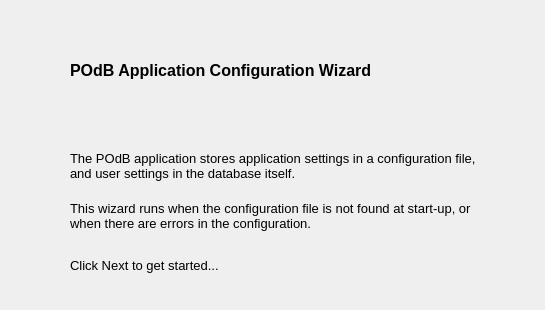
<?xml version="1.0" encoding="UTF-8"?>
<ui version="4.0">
 <class>WizardPage</class>
 <widget class="QWizardPage" name="WizardPage">
  <property name="geometry">
   <rect>
    <x>0</x>
    <y>0</y>
    <width>545</width>
    <height>310</height>
   </rect>
  </property>
  <property name="windowTitle">
   <string>WizardPage</string>
  </property>
  <attribute name="pageId">
   <string notr="true">1</string>
  </attribute>
  <widget class="QLabel" name="paragraph3Label">
   <property name="geometry">
    <rect>
     <x>70</x>
     <y>240</y>
     <width>411</width>
     <height>51</height>
    </rect>
   </property>
   <property name="font">
    <font>
     <pointsize>10</pointsize>
    </font>
   </property>
   <property name="text">
    <string>Click Next to get started...</string>
   </property>
   <property name="wordWrap">
    <bool>true</bool>
   </property>
  </widget>
  <widget class="QLabel" name="paragraph2Label">
   <property name="geometry">
    <rect>
     <x>70</x>
     <y>190</y>
     <width>411</width>
     <height>51</height>
    </rect>
   </property>
   <property name="font">
    <font>
     <pointsize>10</pointsize>
    </font>
   </property>
   <property name="text">
    <string>This wizard runs when the configuration file is not found at start-up, or when there are errors in the configuration.</string>
   </property>
   <property name="wordWrap">
    <bool>true</bool>
   </property>
  </widget>
  <widget class="QLabel" name="paragraph1Label">
   <property name="geometry">
    <rect>
     <x>70</x>
     <y>140</y>
     <width>411</width>
     <height>51</height>
    </rect>
   </property>
   <property name="font">
    <font>
     <pointsize>10</pointsize>
    </font>
   </property>
   <property name="text">
    <string>The POdB application stores application settings in a configuration file, and user settings in the database itself.</string>
   </property>
   <property name="wordWrap">
    <bool>true</bool>
   </property>
  </widget>
  <widget class="QLabel" name="label">
   <property name="geometry">
    <rect>
     <x>70</x>
     <y>50</y>
     <width>411</width>
     <height>41</height>
    </rect>
   </property>
   <property name="font">
    <font>
     <pointsize>12</pointsize>
     <weight>75</weight>
     <bold>true</bold>
    </font>
   </property>
   <property name="text">
    <string>POdB Application Configuration Wizard</string>
   </property>
  </widget>
 </widget>
 <resources/>
 <connections/>
</ui>
